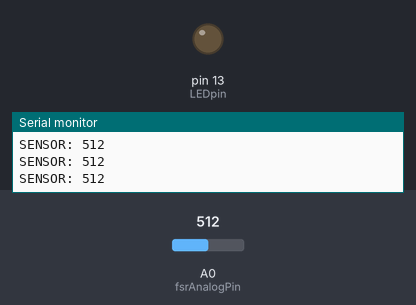
Bench run of a sketch on a simulated Arduino Uno, built with avr-gcc and run on an emulated ATmega328P. Shown: output pins drawn as LEDs (lit = HIGH), the last lines printed to the serial monitor. The inputs (shaded band) are chosen by the test bench; at power-on: A0 (fsrAnalogPin) = 512.

Above: at 1.2 s.
1.3 s: A0 (fsrAnalogPin) set to 532
At 1.7 s:
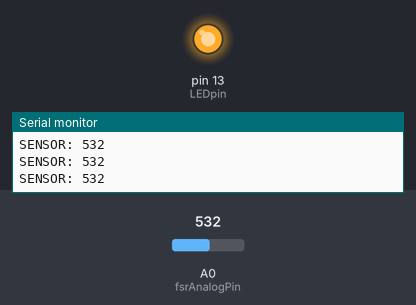
2.8 s: A0 (fsrAnalogPin) set to 511
At 3.1 s:
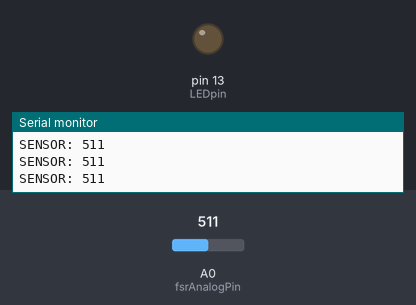
4.3 s: A0 (fsrAnalogPin) set to 716
At 5.7 s:
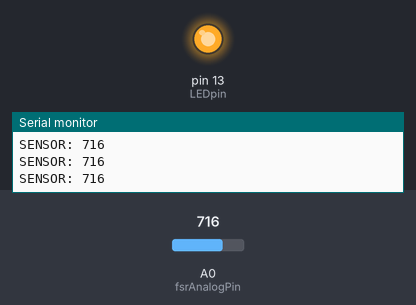
Timing chart, 0 to 7.3 s (numbered marks = the images above; inputs shaded):
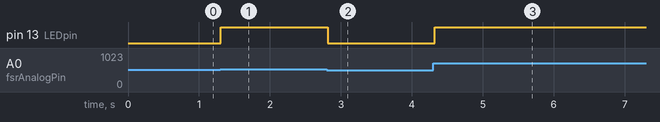

The sketch:

sensor_presion.ino
```cpp
int fsrAnalogPin = 0; // FSR is connected to analog 0
int LEDpin = 13;      // connect Red LED to pin 11 (PWM pin)
int fsrReading;      // the analog reading from the FSR resistor divider
int LEDbrightness;

void setup(void) {
  Serial.begin(115200);   // We'll send debugging information via the Serial monitor
  pinMode(LEDpin, OUTPUT);
}

void loop(void) {
  fsrReading = analogRead(fsrAnalogPin);
  Serial.print("SENSOR: ");
  Serial.println(fsrReading);

  // we'll need to change the range from the analog reading (0-1023) down to the range
  // used by analogWrite (0-255) with map!
  LEDbrightness = map(fsrReading, 0, 1023, 0, 255);
  // LED gets brighter the harder you press
  analogWrite(LEDpin, LEDbrightness);

  delay(100);
}
```

Measured:
- the behaviour switches between 513 and 514 on A0 (fsrAnalogPin) (found by bisection; images 0 and 1)
- after the input at 1.3 s, pin 13 (LEDpin): LOW → HIGH at once
- after the input at 2.8 s, pin 13 (LEDpin): HIGH → LOW at once
- after the input at 4.3 s, pin 13 (LEDpin): LOW → HIGH at once
